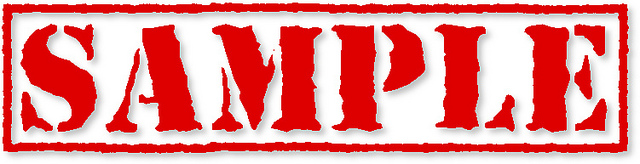
#> input picture DAY4/b.jpg, 640 x 164 px
$ python imgprocess.py
#> lines starting #> are read from the running program, lines starting #| are printed output that depends on the picture
# -*- coding: utf-8 -*-
"""
Created on Sat May 18 12:53:21 2019

@author: NITS
"""

from PIL import Image
img = Image.open("b.jpg")
#> img is the input picture: PIL image 640x164 RGB; mean R, G, B 232.1, 140.9, 140.9
img1 = img.transpose(Image.ROTATE_90)
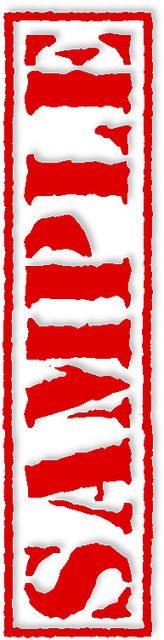
#> img1: PIL image 164x640 RGB; mean R, G, B 232.1, 140.9, 140.9
